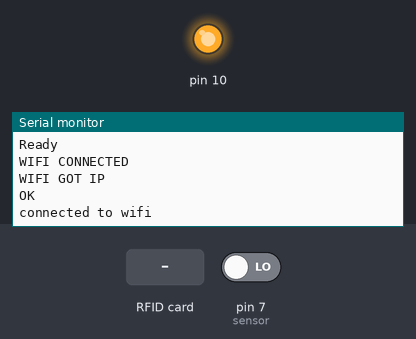
A sketch run on a simulated Arduino Uno, built with avr-gcc and run on an emulated ATmega328P. On the bench: output pins drawn as LEDs (lit = HIGH), the last lines printed to the serial monitor. The test bench sets the inputs (shaded band); at power-on: pin 7 (sensor) LOW. The modem accepts every AT command (registered, SIM ready, sends succeed) and sends nothing else; pins used as bus, display or sensor lines are not drawn.

Above: at 12.7 s.
12.8 s: pin 7 (sensor) driven HIGH
At 14.0 s:
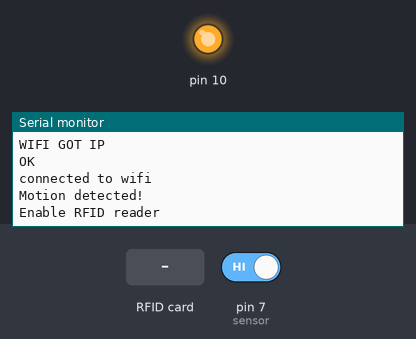
14.4 s: RFID card 5E 7A 19 C4 held to the reader
At 15.5 s:
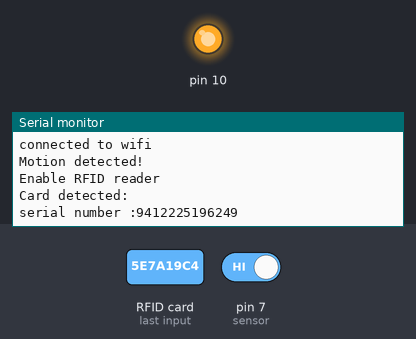

The sketch:

finalProject.ino
```cpp
/*
    Arduino code to work with PIR module, RFID reader and ESP8266 module
    PIR sensor code based on: http://RandomNerdTutorials.com/pirsensor
*/
#include <SPI.h>
#include <RFID.h>
#include <SoftwareSerial.h>
#define RX 2
#define TX 3
SoftwareSerial esp8266(RX,TX);
#define BUFFER_SIZE 512

char buffer[BUFFER_SIZE];

String data; //data for the POST request
String server = "10.0.0.223"; // www.example.com
String uri = "/"; //server side script to call

/* Define the DIO used for the SDA (SS) and RST (reset) pins. */
#define SDA_DIO 9
#define RESET_DIO 8

/* Create an instance of the RFID library */
RFID RC522(SDA_DIO, RESET_DIO);
int led = 13;                // the pin that the LED is atteched to
int sensor = 7;              // the pin that the sensor is atteched to
int state = LOW;             // by default, no motion detected
int val = 0;                 // variable to store the sensor status (value)


void setup() {
  pinMode(led, OUTPUT);      // initalize LED as an output
  pinMode(sensor, INPUT);    // initialize sensor as an input
  Serial.begin(9600);        // initialize serial
  SPI.begin();
  /* Initialise the RFID reader */
  RC522.init();
  esp8266.begin(115200);
  setupWiFi();
 Serial.println("connected to wifi");
}

// By default we are looking for OK\r\n
byte wait_for_esp_response(int timeout) {
  unsigned long t=millis();
  bool found=false;
  int i=0;
  while(millis()<t+timeout) {
    if(esp8266.available()) {
      buffer[i++]=esp8266.read();
      }
    }

  buffer[i]=0;
  Serial.print(buffer);
  return found;
}

void sendtagid(String number){
  esp8266.println("AT+CIPSTART=\"TCP\",\"10.0.0.223\",80");//start a TCP connection.
  delay(1000);
  wait_for_esp_response(1000);

  delay(1000);

  String postRequest = String("GET ");
  postRequest = postRequest + uri + "?id="+number+" HTTP/1.1\r\n" +
  "Host: " + server  +":80"+ "\r\n";
    String sendCmd = "AT+CIPSEND=";
    esp8266.print(sendCmd);
    esp8266.println(postRequest.length() );
    delay(1000);

     Serial.println("Sending..");
    esp8266.print(postRequest);

    Serial.print("Request length: ");
    Serial.println(postRequest.length());
    Serial.println("Request Sent:");
    Serial.println(postRequest);

    if( esp8266.find("SEND OK")) {
      Serial.println("Packet sent");
      while (esp8266.available()) {
        String tmpResp = esp8266.readString();
        Serial.println(tmpResp);
      }


    }
    // close the connection
    esp8266.println("AT+CIPCLOSE");
}

void setupWiFi() {
  // try empty AT command
  esp8266.println("AT");
  wait_for_esp_response(1000);

  // set mode 1 (client)
  esp8266.println("AT+CWMODE=1");
  wait_for_esp_response(1000);

  // reset WiFi module
  esp8266.println("AT+RST");
  wait_for_esp_response(1500);
  delay(3000);
  esp8266.println("AT+CWJAP=\"insert_network_name_here\",\"insert_network_password_here\"");
  wait_for_esp_response(5000);

}


void loop(){
  val = digitalRead(sensor);   // read sensor value
  if (val == HIGH) {           // check if the sensor is HIGH
    digitalWrite(led, HIGH);   // turn LED ON
      byte i;
      int read=10; //read upto 10 tags at a time
    if (state == LOW) {
      Serial.println("Motion detected!");
      Serial.println("Enable RFID reader");
       state = HIGH;       // update variable state to HIGH
      /* Has a card been detected? */
     while(read>0){
    if (RC522.isCard())
    {
      read--;
      /* If so then get its serial number */
      RC522.readCardSerial();

      Serial.println("Card detected:");

      /* Output the serial number to the UART */
      String number="";
      for(i = 0; i <= 4; i++)
      {
        number+=RC522.serNum[i];
      }
      Serial.println("serial number :" + number);
      sendtagid(number);
      Serial.println();
    }
    delay(200);
    }
  }
  }
  else {
      digitalWrite(led, LOW); // turn LED OFF
      delay(200);             // delay 200 milliseconds

      if (state == HIGH){
        Serial.println("Motion stopped!");
        state = LOW;       // update variable state to LOW
    }
  }
}
```

Measured:
- after the input at 12.8 s, the serial monitor: prints a new line after 0.16 s (image 1)
- after the input at 14.4 s, the serial monitor: prints a new line after 0.14 s (image 2)
